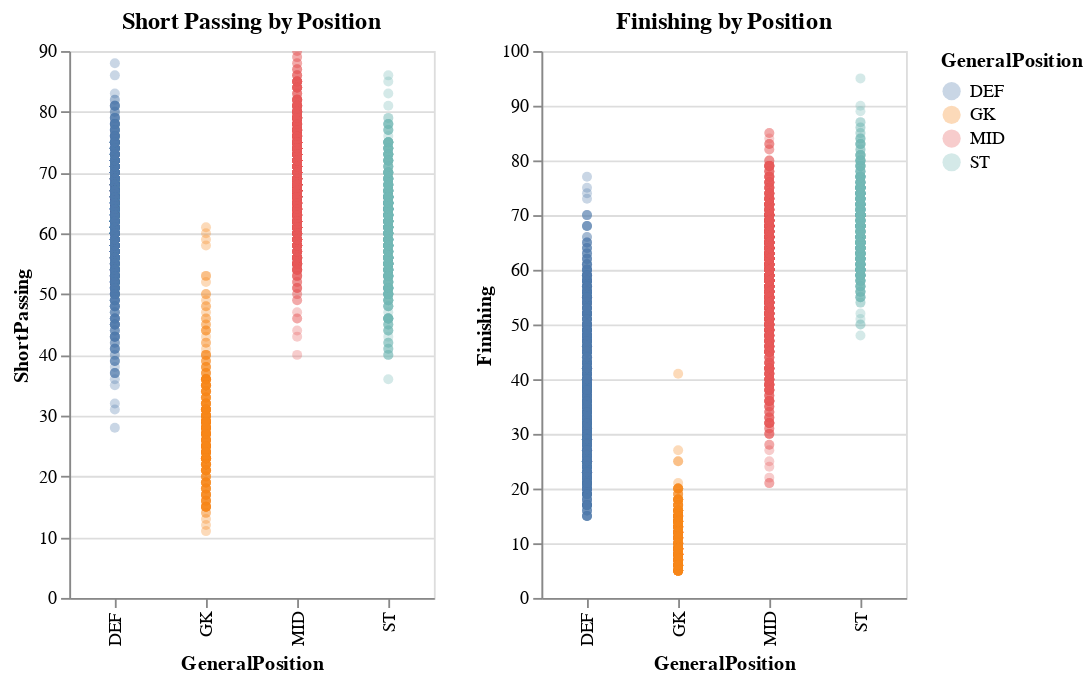

Notebook code for this chart:
### Code cell
chart1 = alt.Chart().mark_circle(opacity=0.3).encode(
    x='GeneralPosition',
    y='ShortPassing',
    color='GeneralPosition',
    tooltip=['Name', 'Position', 'Nationality']
).properties(width=200, title='Short Passing by Position')

chart2 = alt.Chart().mark_circle(opacity=0.3).encode(
    x='GeneralPosition',
    y='Finishing',
    color='GeneralPosition',
    tooltip=['Name', 'Position', 'Nationality']
).properties(width=200, title='Finishing by Position')

alt.hconcat(chart1, chart2, data=sample[['GeneralPosition', 'ShortPassing', 'Finishing', 'Name', 'Position', 'Nationality']]).interactive()

### Figure 1 — Vega-Lite specification as saved in the notebook (floating-point values rounded to 4 significant figures; data arrays with more than 128 entries replaced by an {"elided": "..."} marker saying what was removed)
{"config": {"view": {"continuousWidth": 300, "continuousHeight": 300}}, "hconcat": [{"mark": {"type": "circle", "opacity": 0.3}, "encoding": {"color": {"field": "GeneralPosition", "type": "nominal"}, "tooltip": [{"field": "Name", "type": "nominal"}, {"field": "Position", "type": "nominal"}, {"field": "Nationality", "type": "nominal"}], "x": {"field": "GeneralPosition", "type": "nominal"}, "y": {"field": "ShortPassing", "type": "quantitative"}}, "name": "view_51", "title": "Short Passing by Position", "width": 200}, {"mark": {"type": "circle", "opacity": 0.3}, "encoding": {"color": {"field": "GeneralPosition", "type": "nominal"}, "tooltip": [{"field": "Name", "type": "nominal"}, {"field": "Position", "type": "nominal"}, {"field": "Nationality", "type": "nominal"}], "x": {"field": "GeneralPosition", "type": "nominal"}, "y": {"field": "Finishing", "type": "quantitative"}}, "name": "view_52", "title": "Finishing by Position", "width": 200}], "data": {"name": "data-788ccba00258a480e8cf48278a96ae7d"}, "params": [{"name": "param_81", "select": {"type": "interval", "encodings": ["x", "y"]}, "bind": "scales", "views": ["view_51", "view_52"]}], "$schema": "https://vega.github.io/schema/vega-lite/v5.8.0.json", "datasets": {"data-788ccba00258a480e8cf48278a96ae7d": {"elided": "3000 records"}}}
